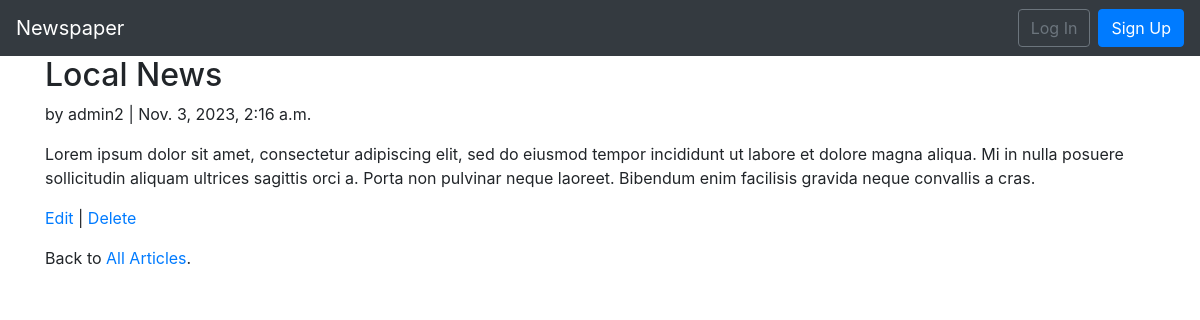
/articles/1/, run on the app's committed database.
### articles/models.py (models this page shows, shortened)
class Article(models.Model):
    title = models.CharField(max_length=255)
    body = models.TextField()
    date = models.DateTimeField(auto_now_add=True)
    author = models.ForeignKey(
        get_user_model(),
        on_delete=models.CASCADE,
    )

### accounts/models.py (models this page shows)
class CustomUser(AbstractUser):
    age = models.PositiveBigIntegerField(null=True , blank=True)

### articles/views.py (the view)
# urls.py: path('<int:pk>/' , ArticleDetailView.as_view() , name='article_detail'),
class ArticleDetailView(DetailView):
    model = Article
    template_name = 'article_detail.html'

### templates/article_detail.html
{% extends 'base.html' %}
{% block content %}
    <div class="article-entry">
        <h2>{{object.title}}</h2>
        <p>by {{object.author}} | {{object.date}}</p>
        <p>{{object.body}}</p>
    </div>
    <p>
        <a href="{% url 'article_edit' article.pk %}">Edit</a> |
        <a href="{% url 'article_delete' article.pk %}">Delete</a>
    </p>
    <p>Back to <a href="{% url 'article_list' %}">All Articles</a>.</p>
{% endblock content %}

### data on the page
Article: title "Local News", author "admin2", date "Nov. 3, 2023, 2:16 a.m.", body "Lorem ipsum dolor sit amet, consectetur adipiscing elit, sed do eiusmod tempor incididunt ut labore et dolore magna aliqua. Mi in nulla posuere sollicitudin aliquam ultrices sagittis orci a. Porta non pulvinar neque laoreet. Bibendum enim facilisis gravida neque convallis a cras."
